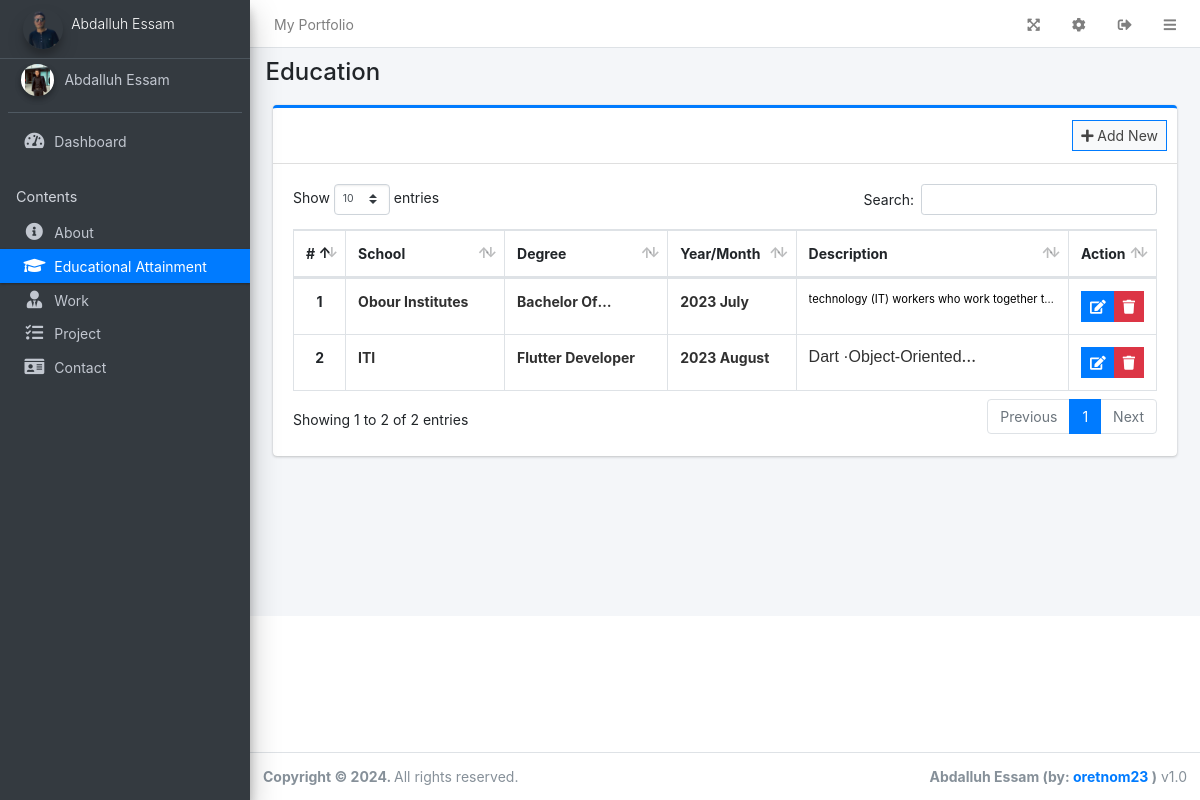
The app's page /admin/?page=education (signed in) with its own data.
### tables this page shows
CREATE TABLE `education` (
  `id` int(30) NOT NULL,
  `school` text DEFAULT NULL,
  `degree` text DEFAULT NULL,
  `month` varchar(50) NOT NULL,
  `year` int(10) NOT NULL,
  `description` text DEFAULT NULL,
  `order_by` int(30) NOT NULL
);

### admin/education/index.php (the view, shortened to what this page needs)
<div class="col-lg-12">
	<div class="card card-outline card-primary">
		<div class="card-header">
			<div class="card-tools">
				<a class="btn btn-block btn-sm btn-default btn-flat border-primary new_education" href="javascript:void(0)"><i class="fa fa-plus"></i> Add New</a>
			</div>
		</div>
		<div class="card-body">
			<table class="table tabe-hover table-bordered table-compact" id="list">
				<colgroup>
					<col width="5%">
					<col width="20%">
					<col width="20%">
					<col width="15%">
					<col width="35%">
					<col width="15%">
				</colgroup>
				<thead>
					<tr>
						<th class="text-center">#</th>
						<th>School</th>
						<th>Degree</th>
						<th>Year/Month</th>
						<th>Description</th>
						<th>Action</th>
					</tr>
				</thead>
				<tbody>
					<?php
					$i = 1;
					$qry = $conn->query("SELECT * FROM `education` order by `year` desc,`month` desc");
					while($row= $qry->fetch_assoc()):
						$desc = html_entity_decode($row['description']);
					?>
					<tr>
						<th class="text-center"><?php echo $i++ ?></th>
						<td><b class="truncate-1"><?php echo ucwords($row['school']) ?></b></td>
						<td><b class="truncate-1"><?php echo ucwords($row['degree']) ?></b></td>
						<td><b class="truncate-1"><?php echo $row['year'] . ' ' .$row['month'] ?></b></td>
						<td><small class="truncate-1"><?php echo $desc ?></small></td>
						<td class="text-center">
		                    <div class="btn-group">
		                        <a href="javascript:void(0)" data-id='<?php echo $row['id'] ?>' class="btn btn-primary btn-flat btn-sm manage_education">
		                          <i class="fas fa-edit"></i>
		                        </a>
		                        <button type="button" class="btn btn-danger btn-sm btn-flat delete_education" data-id="<?php echo $row['id'] ?>">
		                          <i class="fas fa-trash"></i>
		                        </button>
	                      </div>
						</td>
					</tr>
				<?php endwhile; ?>
				</tbody>
			</table>
		</div>
	</div>
</div>

### records on screen
education: school "Obour Institutes", degree "Bachelor…", year "2023", month "July", description "technology (IT) workers who work together…"
education: school "ITI", degree "Flutter Developer", year "2023", month "August", description "Dart…"

### other values on screen
$_settings->info('name') "My Portfolio"
$_settings->info('short_name') "Abdalluh Essam"
$_settings->userdata('firstname').' '.$_settings->userdata('lastname') "Abdalluh Essam"
str_replace("_", " ",$page) "Education"
